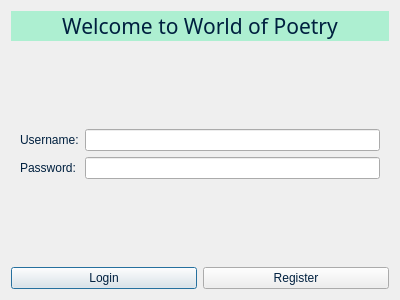
<?xml version="1.0" encoding="UTF-8"?>
<ui version="4.0">
 <class>login</class>
 <widget class="QDialog" name="login">
  <property name="geometry">
   <rect>
    <x>0</x>
    <y>0</y>
    <width>400</width>
    <height>300</height>
   </rect>
  </property>
  <property name="windowTitle">
   <string>World of Poetry - Login</string>
  </property>
  <property name="styleSheet">
   <string notr="true">
 color: rgb(0, 32, 63);

background-image: url(:/img/images/Old Book Cover Paper Pages Textures Texture Antique Background Photo And Picture For Free Download - Pngtree.jpeg);

  font-family: &quot;Moon Dance&quot;, cursive;
  font-weight: 400;
  font-style: normal;
</string>
  </property>
  <layout class="QVBoxLayout" name="verticalLayout">
   <item>
    <widget class="QLabel" name="label_title">
     <property name="font">
      <font>
       <family>Moon Dance</family>
       <pointsize>16</pointsize>
       <italic>false</italic>
       <bold>false</bold>
      </font>
     </property>
     <property name="styleSheet">
      <string notr="true">background-color: rgb(173, 239, 209);
 color: rgb(0, 32, 63);
</string>
     </property>
     <property name="text">
      <string>Welcome to World of Poetry</string>
     </property>
     <property name="alignment">
      <set>Qt::AlignmentFlag::AlignCenter</set>
     </property>
    </widget>
   </item>
   <item>
    <spacer name="verticalSpacer">
     <property name="orientation">
      <enum>Qt::Orientation::Vertical</enum>
     </property>
     <property name="sizeHint" stdset="0">
      <size>
       <width>20</width>
       <height>20</height>
      </size>
     </property>
    </spacer>
   </item>
   <item>
    <widget class="QWidget" name="widget" native="true">
     <property name="styleSheet">
      <string notr="true"> font-family: &quot;Moon Dance&quot;, cursive;
  font-weight: 400;
  font-style: normal;</string>
     </property>
     <layout class="QFormLayout" name="formLayout">
      <item row="0" column="0">
       <widget class="QLabel" name="label_username">
        <property name="text">
         <string>Username:</string>
        </property>
       </widget>
      </item>
      <item row="0" column="1">
       <widget class="QLineEdit" name="lineEdit_username"/>
      </item>
      <item row="1" column="0">
       <widget class="QLabel" name="label_password">
        <property name="text">
         <string>Password:</string>
        </property>
       </widget>
      </item>
      <item row="1" column="1">
       <widget class="QLineEdit" name="lineEdit_password">
        <property name="echoMode">
         <enum>QLineEdit::EchoMode::Password</enum>
        </property>
       </widget>
      </item>
     </layout>
    </widget>
   </item>
   <item>
    <spacer name="verticalSpacer_2">
     <property name="orientation">
      <enum>Qt::Orientation::Vertical</enum>
     </property>
     <property name="sizeHint" stdset="0">
      <size>
       <width>20</width>
       <height>20</height>
      </size>
     </property>
    </spacer>
   </item>
   <item>
    <layout class="QHBoxLayout" name="horizontalLayout">
     <item>
      <widget class="QPushButton" name="pushButton_login">
       <property name="text">
        <string>Login</string>
       </property>
      </widget>
     </item>
     <item>
      <widget class="QPushButton" name="pushButton_register">
       <property name="text">
        <string>Register</string>
       </property>
      </widget>
     </item>
    </layout>
   </item>
  </layout>
 </widget>
 <resources/>
 <connections/>
</ui>
